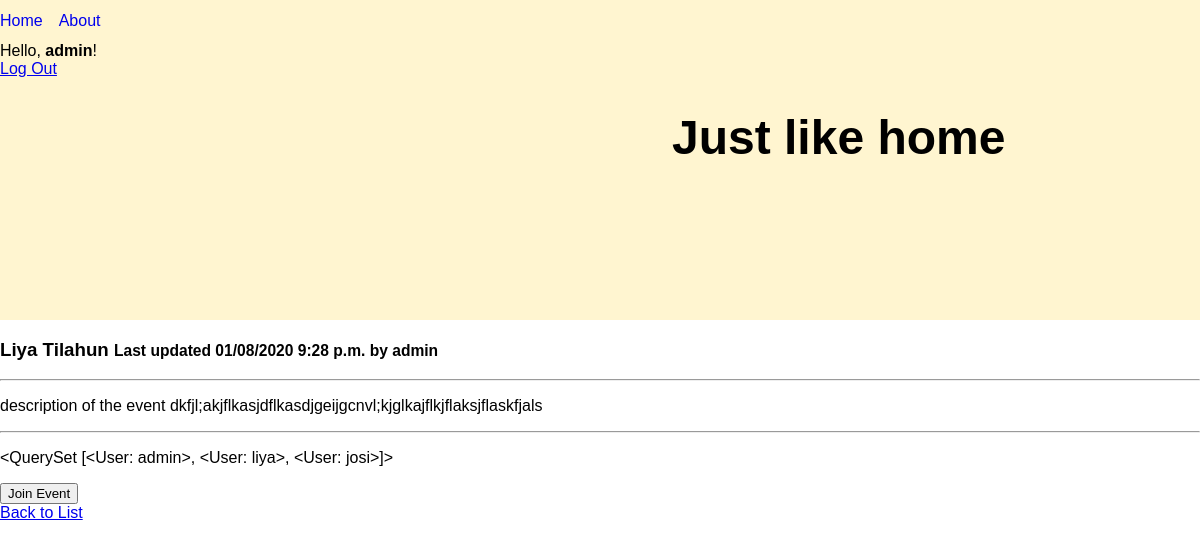
Page /events/liya-tilahun/ (signed in) on the committed database.
### events/models.py (models this page shows, shortened)
class Event(models.Model):
    name = models.CharField(max_length=200)
    author = models.ForeignKey(User, on_delete=models.PROTECT,
                               help_text="The user that posted this event.", default=1, related_name='author')
    date_time = models.DateTimeField('event date time')
    street_address = models.CharField(max_length=255, default='address 1')
    city = models.CharField(max_length=255, default='city name')
    location = PlainLocationField(based_fields=['address','city'], zoom=7, default='location')
    description = models.TextField(default='description of the event')
    slug = models.CharField(max_length=400, blank=True, editable=False,
                            help_text="Unique URL path to access this page. Generated by the system.")
    created = models.DateTimeField(auto_now_add=True,
                                   help_text="The date and time this page was created. Automatically generated when the model saves.")
    modified = models.DateTimeField(auto_now=True,
                                    help_text="The date and time this page was updated. Automatically generated when the model updates.")
    participants = models.ManyToManyField(User,blank=True,related_name='participant')

### events/views.py (the view, shortened to what this page needs)
# urls.py: path('<str:slug>/', EventDetailView.as_view(), name='event-details-page'),
class EventDetailView(DetailView):
    model = Event
    def get(self, request, slug):
      event = self.get_queryset().get(slug__iexact=slug)
      return render(request, 'events/event_detail.html', {
        'event': event
      })

### events/templates/events/event_detail.html (shortened to what this page needs)
{% extends "base.html" %}
{% block content %}
      <h3>{{ event.name }} <small>Last updated {{ event.modified|date:"SHORT_DATETIME_FORMAT" }} by <b>{{ event.author.username }}</b></small></h3>
      <hr>
      <p>{{ event.description|linebreaksbr }}</p>
      <hr>
      <p>{{ event.participants.all }}</p>
      <form method='post' action="{% url 'add-participant' event.slug%}">
            <button>Join Event</button>
      </form>
      <a href="{% url 'event-list-page' %}">Back to List</a>
{% endblock %}

### templates/base.html (shortened to what this page needs)
<!doctype html>
<html lang="en">
  <head>
    {% load static %}
    <link rel="stylesheet" type="text/css" href="{% static 'css/styles.css' %}">
  </head>
  <body>
    <div class='nav-div'>
      <nav>
        <a href='#'>Home</a>
        <a href=#>About</a>
      </nav>
      {% if user.is_authenticated %}
        <div class="text-white">Hello, <strong>{{user.username}}</strong>!</div>
          <a href="{% url 'logout' %}" class="btn btn-danger ml-2">Log Out</a>
      {% endif %}
      <h1 class='main-header'>Just like home </h1>
    </div>
    {% block content %}
    {% endblock %}
  </body>
</html>

### static/css/styles.css (style rules this page uses)
body { background-color: white; font-size: 16px; font-family: Helvetica; margin: 0; }
nav { display: flex; justify-content: flex-start; padding-bottom: 0.75em; padding-top: 0.75em; }
.nav-div { height: 20em; background-color: #FFF5D0; }
nav a { margin-right: 1em; text-decoration: none; }
.main-header { font-size: 3em; padding-left: 14em; }

### rows in the picture
Event: name "Liya Tilahun", modified "01/08/2020 9:28 p.m.", author.username "admin", description "description of the event dkfjl;akjflkasjdflkasdjgeijgcnvl;kjglkajflkjflaksjflaskfjals", participants.all "<QuerySet [<User: admin>, <User: liya>, <User: josi>]>"

### other values in the picture
{{ user.username }} "admin"
